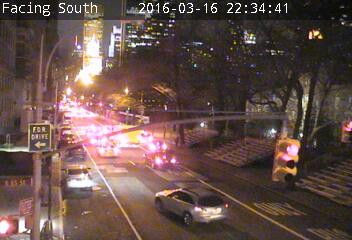
#> input picture nyc_001.jpg, 352 x 240 px; the run also reads 1 picture not shown here
$ python traffic.py   (Python 2 division)   (older library calls are emulated)
#> lines starting #> are read from the running program, lines starting #| are printed output that depends on the picture; after the words box and inside, x2 and y2 are one past the last pixel; in counts of white or black regions, pixels touching at a corner belong together
from urllib2 import urlopen
import urllib
import time

import numpy
import cv2

# image 1 --> temporary image store
# image 2 --> captured image
# image 3 --> background image

def grab_traffic_cam(url, filename):
#> called with url = 'http://207.251.86.238/cctv794.jpg', filename = 'nyc_001.jpg'
    urllib.urlretrieve(url, filename)
#> (this line was passed over: the network is not available in this run)

def update_snapshot():
    # http://webcam.mta.info/btimg/172.28.201.8/1/image.jpg <-- triborough bridge tollbooth
    # http://207.251.86.238/cctv720.jpg

    print "Collecting Image ..."
    grab_traffic_cam('http://207.251.86.238/cctv794.jpg', 'nyc_001.jpg')
    print time.ctime()

    while images_are_equal(1, 2) == True:
        print "No image difference. Reloading..."
        update_resource()

    cv2.imwrite('nyc_002.jpg', cv2.imread('nyc_001.jpg'))
    print "Image updated."


def images_are_equal(a, b):
#> called with a = 1, b = 2
    a = cv2.imread("nyc_00" + str(a) + ".jpg")
#> a is the input picture: shape (240, 352, 3); mean B, G, R 73.3, 78.9, 100.3
    b = cv2.imread("nyc_00" + str(b) + ".jpg")
    return a.shape == b.shape and not( numpy.bitwise_xor(a, b).any() )


def get_resources(a, b):
#> called with a = 2, b = 3
    a = cv2.imread("nyc_00" + str(a) + ".jpg")
    b = cv2.imread("nyc_00" + str(b) + ".jpg")
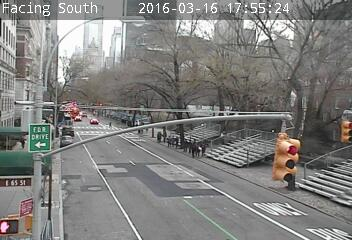
#> input picture nyc_003.jpg, 352 x 240 px
#> b is the input picture: shape (240, 352, 3); mean B, G, R 125.9, 128.3, 128.8

    return (a, b)


def diff_images(a, b):
    # diff the images
    a = cv2.cvtColor(a, cv2.cv.CV_RGB2GRAY);
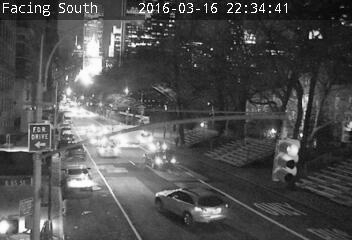
#> a: shape (240, 352); min 0, max 255, mean 79.6
    #(T, a) = cv2.threshold(a, 127.0, 255.0, cv2.THRESH_BINARY);

    b = cv2.cvtColor(b, cv2.cv.CV_RGB2GRAY);
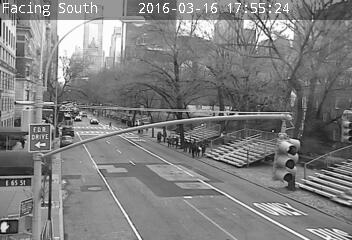
#> b: shape (240, 352); min 0, max 255, mean 127.6
    #(T, b) = cv2.threshold(b, 127.0, 255.0, cv2.THRESH_BINARY);

    diff = cv2.subtract(a, b)
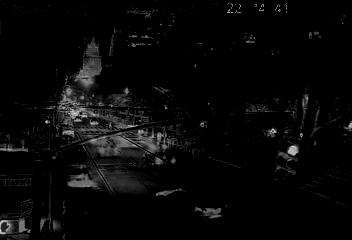
#> diff: shape (240, 352); min 0, max 231, mean 7.8

    # create image mask
    mask = cv2.imread('nyc_mask.jpg', cv2.CV_LOAD_IMAGE_GRAYSCALE)
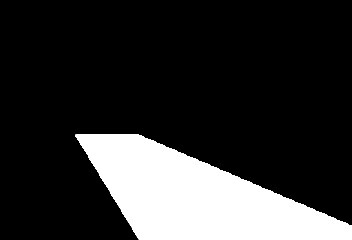
#> input picture nyc_mask.jpg, 352 x 240 px
#> mask is the input picture: shape (240, 352); min 0, max 255, mean 49
    (T, mask) = cv2.threshold(mask, 230.0, 255.0, cv2.THRESH_BINARY);
#> mask: shape (240, 352); 19.2% white; 1 white region, box (x1, y1, x2, y2) and area: (75, 134, 352, 240) 16235

    # mask original image
    diff = cv2.bitwise_and(diff, diff, mask = mask)
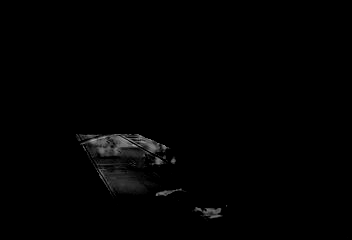
#> diff: shape (240, 352); min 0, max 172, mean 2

    #display result
    cv2.imshow("result", diff)

    # return inverted diff'ed image
    return (255-diff)
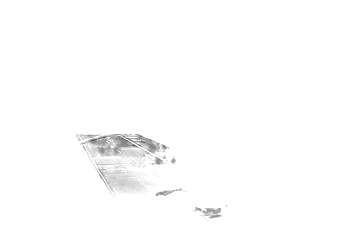
#> returned value: shape (240, 352); min 83, max 255, mean 253


def detect_vehicles(a, diff):

    params = cv2.SimpleBlobDetector_Params()

    # set the minimum area for a detected blob
    params.filterByArea = True
    params.minArea = 10

    blobdet = cv2.SimpleBlobDetector(params)
    vehicles = blobdet.detect(diff)
#> vehicles = 4 keypoints; (x, y, size): (164, 146, 5.2), (172, 160, 4.9), (164, 193, 4.5), (130, 142, 3.8)

    print str( len(vehicles) ) + " vehicles detected"
#| 4 vehicles detected

    # displays the detection points on top of original image
    blobs = cv2.drawKeypoints(a, vehicles, numpy.array([]), (0,255,0), cv2.DRAW_MATCHES_FLAGS_DRAW_RICH_KEYPOINTS)

    # displays the detection points on top of diff'ed image
    blobs2 = cv2.drawKeypoints(diff, vehicles, numpy.array([]), (0,255,0), cv2.DRAW_MATCHES_FLAGS_DRAW_RICH_KEYPOINTS)

    # Show keypoints
    cv2.imshow("vehicles", blobs)
    cv2.imshow("vehicles (diff)", blobs2)
    cv2.waitKey()


#RUN
update_snapshot()
(a, b) = get_resources(2, 3)
ret_diff = diff_images(a, b)
detect_vehicles(a, ret_diff)
